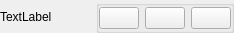
<?xml version="1.0" encoding="UTF-8"?>
<ui version="4.0">
 <class>UserAgent</class>
 <widget class="QWidget" name="UserAgent">
  <property name="geometry">
   <rect>
    <x>0</x>
    <y>0</y>
    <width>234</width>
    <height>33</height>
   </rect>
  </property>
  <property name="sizePolicy">
   <sizepolicy hsizetype="Minimum" vsizetype="Minimum">
    <horstretch>0</horstretch>
    <verstretch>0</verstretch>
   </sizepolicy>
  </property>
  <property name="windowTitle">
   <string>Form</string>
  </property>
  <layout class="QHBoxLayout" name="horizontalLayout_2">
   <property name="leftMargin">
    <number>0</number>
   </property>
   <property name="topMargin">
    <number>0</number>
   </property>
   <property name="rightMargin">
    <number>0</number>
   </property>
   <property name="bottomMargin">
    <number>0</number>
   </property>
   <item>
    <widget class="QLabel" name="uaAORValue">
     <property name="text">
      <string>TextLabel</string>
     </property>
    </widget>
   </item>
   <item>
    <spacer name="horizontalSpacer">
     <property name="orientation">
      <enum>Qt::Orientation::Horizontal</enum>
     </property>
     <property name="sizeHint" stdset="0">
      <size>
       <width>40</width>
       <height>20</height>
      </size>
     </property>
    </spacer>
   </item>
   <item>
    <widget class="QGroupBox" name="uaActionsGroup">
     <property name="title">
      <string/>
     </property>
     <layout class="QHBoxLayout" name="horizontalLayout">
      <property name="spacing">
       <number>6</number>
      </property>
      <property name="leftMargin">
       <number>0</number>
      </property>
      <property name="topMargin">
       <number>0</number>
      </property>
      <property name="rightMargin">
       <number>0</number>
      </property>
      <property name="bottomMargin">
       <number>0</number>
      </property>
      <item>
       <widget class="QPushButton" name="uaMuteButton">
        <property name="text">
         <string/>
        </property>
        <property name="icon">
         <iconset resource="../multisip/resources/resources.qrc">
          <normaloff>:/icons/unmuted.svg</normaloff>:/icons/unmuted.svg</iconset>
        </property>
       </widget>
      </item>
      <item>
       <widget class="QPushButton" name="uaHangupButton">
        <property name="text">
         <string/>
        </property>
        <property name="icon">
         <iconset resource="../multisip/resources/resources.qrc">
          <normaloff>:/icons/hangup.svg</normaloff>:/icons/hangup.svg</iconset>
        </property>
       </widget>
      </item>
      <item>
       <widget class="QPushButton" name="uaDeleteButton">
        <property name="text">
         <string/>
        </property>
        <property name="icon">
         <iconset resource="../multisip/resources/resources.qrc">
          <normaloff>:/icons/cross.svg</normaloff>:/icons/cross.svg</iconset>
        </property>
       </widget>
      </item>
     </layout>
    </widget>
   </item>
  </layout>
 </widget>
 <resources>
  <include location="../multisip/resources/resources.qrc"/>
 </resources>
 <connections/>
</ui>
